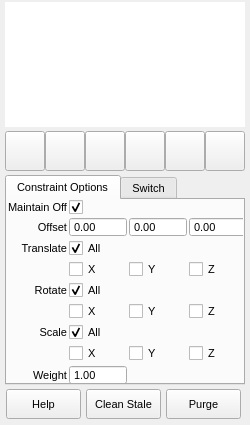
<?xml version="1.0" encoding="UTF-8"?>
<ui version="4.0">
 <class>ConManWindow</class>
 <widget class="QMainWindow" name="ConManWindow">
  <property name="geometry">
   <rect>
    <x>0</x>
    <y>0</y>
    <width>250</width>
    <height>425</height>
   </rect>
  </property>
  <property name="sizePolicy">
   <sizepolicy hsizetype="Fixed" vsizetype="Fixed">
    <horstretch>0</horstretch>
    <verstretch>0</verstretch>
   </sizepolicy>
  </property>
  <property name="minimumSize">
   <size>
    <width>250</width>
    <height>425</height>
   </size>
  </property>
  <property name="font">
   <font>
    <pointsize>8</pointsize>
   </font>
  </property>
  <property name="windowTitle">
   <string>Constraint Manager</string>
  </property>
  <property name="tabShape">
   <enum>QTabWidget::Rounded</enum>
  </property>
  <widget class="QWidget" name="centralwidget">
   <property name="sizePolicy">
    <sizepolicy hsizetype="Fixed" vsizetype="Fixed">
     <horstretch>0</horstretch>
     <verstretch>0</verstretch>
    </sizepolicy>
   </property>
   <property name="minimumSize">
    <size>
     <width>250</width>
     <height>425</height>
    </size>
   </property>
   <property name="maximumSize">
    <size>
     <width>250</width>
     <height>425</height>
    </size>
   </property>
   <widget class="QWidget" name="verticalLayoutWidget">
    <property name="geometry">
     <rect>
      <x>0</x>
      <y>0</y>
      <width>250</width>
      <height>425</height>
     </rect>
    </property>
    <layout class="QVBoxLayout" name="LayoutVert1">
     <property name="spacing">
      <number>2</number>
     </property>
     <property name="leftMargin">
      <number>5</number>
     </property>
     <property name="rightMargin">
      <number>5</number>
     </property>
     <item>
      <widget class="QListWidget" name="ObjList">
       <property name="sizePolicy">
        <sizepolicy hsizetype="Fixed" vsizetype="Fixed">
         <horstretch>0</horstretch>
         <verstretch>0</verstretch>
        </sizepolicy>
       </property>
       <property name="minimumSize">
        <size>
         <width>240</width>
         <height>125</height>
        </size>
       </property>
       <property name="maximumSize">
        <size>
         <width>240</width>
         <height>125</height>
        </size>
       </property>
       <property name="frameShape">
        <enum>QFrame::NoFrame</enum>
       </property>
       <property name="frameShadow">
        <enum>QFrame::Plain</enum>
       </property>
       <property name="+selectCommand" stdset="0">
        <string>&quot;print('selected')&quot;</string>
       </property>
      </widget>
     </item>
     <item>
      <layout class="QHBoxLayout" name="ButtonRow1">
       <property name="spacing">
        <number>0</number>
       </property>
       <item>
        <widget class="QPushButton" name="ButtonAdd">
         <property name="enabled">
          <bool>true</bool>
         </property>
         <property name="sizePolicy">
          <sizepolicy hsizetype="Expanding" vsizetype="Fixed">
           <horstretch>0</horstretch>
           <verstretch>0</verstretch>
          </sizepolicy>
         </property>
         <property name="minimumSize">
          <size>
           <width>40</width>
           <height>40</height>
          </size>
         </property>
         <property name="maximumSize">
          <size>
           <width>40</width>
           <height>40</height>
          </size>
         </property>
         <property name="text">
          <string/>
         </property>
         <property name="icon">
          <iconset>
           <normalon>../img/pickHandlesComp.png</normalon>
          </iconset>
         </property>
         <property name="iconSize">
          <size>
           <width>40</width>
           <height>40</height>
          </size>
         </property>
         <property name="flat">
          <bool>false</bool>
         </property>
         <property name="+command" stdset="0">
          <string>&quot;print('Pressed Add')&quot;</string>
         </property>
        </widget>
       </item>
       <item>
        <widget class="QPushButton" name="ButtonParent">
         <property name="sizePolicy">
          <sizepolicy hsizetype="Expanding" vsizetype="Fixed">
           <horstretch>0</horstretch>
           <verstretch>0</verstretch>
          </sizepolicy>
         </property>
         <property name="minimumSize">
          <size>
           <width>40</width>
           <height>40</height>
          </size>
         </property>
         <property name="maximumSize">
          <size>
           <width>40</width>
           <height>40</height>
          </size>
         </property>
         <property name="text">
          <string/>
         </property>
         <property name="icon">
          <iconset>
           <normalon>../img/parentConstraint.png</normalon>
          </iconset>
         </property>
         <property name="iconSize">
          <size>
           <width>40</width>
           <height>40</height>
          </size>
         </property>
         <property name="flat">
          <bool>false</bool>
         </property>
        </widget>
       </item>
       <item>
        <widget class="QPushButton" name="ButtonPoint">
         <property name="sizePolicy">
          <sizepolicy hsizetype="Expanding" vsizetype="Fixed">
           <horstretch>0</horstretch>
           <verstretch>0</verstretch>
          </sizepolicy>
         </property>
         <property name="minimumSize">
          <size>
           <width>40</width>
           <height>40</height>
          </size>
         </property>
         <property name="maximumSize">
          <size>
           <width>40</width>
           <height>40</height>
          </size>
         </property>
         <property name="text">
          <string/>
         </property>
         <property name="icon">
          <iconset>
           <normalon>../img/posConstraint.png</normalon>
          </iconset>
         </property>
         <property name="iconSize">
          <size>
           <width>40</width>
           <height>40</height>
          </size>
         </property>
         <property name="flat">
          <bool>false</bool>
         </property>
        </widget>
       </item>
       <item>
        <widget class="QPushButton" name="ButtonOrient">
         <property name="sizePolicy">
          <sizepolicy hsizetype="Expanding" vsizetype="Fixed">
           <horstretch>0</horstretch>
           <verstretch>0</verstretch>
          </sizepolicy>
         </property>
         <property name="minimumSize">
          <size>
           <width>40</width>
           <height>40</height>
          </size>
         </property>
         <property name="maximumSize">
          <size>
           <width>40</width>
           <height>40</height>
          </size>
         </property>
         <property name="text">
          <string/>
         </property>
         <property name="icon">
          <iconset>
           <normalon>../img/orientConstraint.png</normalon>
          </iconset>
         </property>
         <property name="iconSize">
          <size>
           <width>40</width>
           <height>40</height>
          </size>
         </property>
         <property name="flat">
          <bool>false</bool>
         </property>
        </widget>
       </item>
       <item>
        <widget class="QPushButton" name="ButtonScale">
         <property name="sizePolicy">
          <sizepolicy hsizetype="MinimumExpanding" vsizetype="Fixed">
           <horstretch>0</horstretch>
           <verstretch>0</verstretch>
          </sizepolicy>
         </property>
         <property name="minimumSize">
          <size>
           <width>40</width>
           <height>40</height>
          </size>
         </property>
         <property name="maximumSize">
          <size>
           <width>40</width>
           <height>40</height>
          </size>
         </property>
         <property name="text">
          <string/>
         </property>
         <property name="icon">
          <iconset>
           <normalon>../img/scaleConstraint.png</normalon>
          </iconset>
         </property>
         <property name="iconSize">
          <size>
           <width>40</width>
           <height>40</height>
          </size>
         </property>
         <property name="flat">
          <bool>false</bool>
         </property>
        </widget>
       </item>
       <item>
        <widget class="QPushButton" name="ButtonRemove">
         <property name="sizePolicy">
          <sizepolicy hsizetype="MinimumExpanding" vsizetype="Fixed">
           <horstretch>0</horstretch>
           <verstretch>0</verstretch>
          </sizepolicy>
         </property>
         <property name="minimumSize">
          <size>
           <width>40</width>
           <height>40</height>
          </size>
         </property>
         <property name="maximumSize">
          <size>
           <width>40</width>
           <height>40</height>
          </size>
         </property>
         <property name="text">
          <string/>
         </property>
         <property name="icon">
          <iconset>
           <normalon>../img/smallTrash.png</normalon>
          </iconset>
         </property>
         <property name="iconSize">
          <size>
           <width>40</width>
           <height>40</height>
          </size>
         </property>
         <property name="flat">
          <bool>false</bool>
         </property>
        </widget>
       </item>
      </layout>
     </item>
     <item>
      <widget class="QTabWidget" name="tabWidget">
       <property name="sizePolicy">
        <sizepolicy hsizetype="Fixed" vsizetype="Fixed">
         <horstretch>0</horstretch>
         <verstretch>0</verstretch>
        </sizepolicy>
       </property>
       <property name="minimumSize">
        <size>
         <width>240</width>
         <height>210</height>
        </size>
       </property>
       <property name="maximumSize">
        <size>
         <width>240</width>
         <height>210</height>
        </size>
       </property>
       <property name="font">
        <font>
         <pointsize>8</pointsize>
        </font>
       </property>
       <property name="tabPosition">
        <enum>QTabWidget::North</enum>
       </property>
       <property name="tabShape">
        <enum>QTabWidget::Rounded</enum>
       </property>
       <property name="currentIndex">
        <number>0</number>
       </property>
       <widget class="QWidget" name="ConstraintOptions">
        <attribute name="title">
         <string>Constraint Options</string>
        </attribute>
        <widget class="QWidget" name="gridLayoutWidget">
         <property name="geometry">
          <rect>
           <x>0</x>
           <y>0</y>
           <width>240</width>
           <height>185</height>
          </rect>
         </property>
         <layout class="QGridLayout" name="OptionsGrid">
          <property name="horizontalSpacing">
           <number>2</number>
          </property>
          <property name="verticalSpacing">
           <number>2</number>
          </property>
          <item row="1" column="0">
           <widget class="QLabel" name="LabelOffset">
            <property name="sizePolicy">
             <sizepolicy hsizetype="Expanding" vsizetype="Preferred">
              <horstretch>0</horstretch>
              <verstretch>0</verstretch>
             </sizepolicy>
            </property>
            <property name="font">
             <font>
              <pointsize>8</pointsize>
             </font>
            </property>
            <property name="text">
             <string>Offset</string>
            </property>
            <property name="alignment">
             <set>Qt::AlignRight|Qt::AlignTrailing|Qt::AlignVCenter</set>
            </property>
           </widget>
          </item>
          <item row="5" column="1">
           <widget class="QCheckBox" name="CheckRoX">
            <property name="sizePolicy">
             <sizepolicy hsizetype="Expanding" vsizetype="Preferred">
              <horstretch>0</horstretch>
              <verstretch>0</verstretch>
             </sizepolicy>
            </property>
            <property name="font">
             <font>
              <pointsize>8</pointsize>
             </font>
            </property>
            <property name="text">
             <string>X</string>
            </property>
           </widget>
          </item>
          <item row="0" column="1">
           <widget class="QCheckBox" name="CheckOffset">
            <property name="sizePolicy">
             <sizepolicy hsizetype="Expanding" vsizetype="Preferred">
              <horstretch>0</horstretch>
              <verstretch>0</verstretch>
             </sizepolicy>
            </property>
            <property name="text">
             <string/>
            </property>
            <property name="checked">
             <bool>true</bool>
            </property>
           </widget>
          </item>
          <item row="0" column="0">
           <widget class="QLabel" name="LabelMOffset">
            <property name="sizePolicy">
             <sizepolicy hsizetype="Expanding" vsizetype="Preferred">
              <horstretch>0</horstretch>
              <verstretch>0</verstretch>
             </sizepolicy>
            </property>
            <property name="font">
             <font>
              <pointsize>8</pointsize>
             </font>
            </property>
            <property name="text">
             <string>Maintain Off</string>
            </property>
            <property name="alignment">
             <set>Qt::AlignRight|Qt::AlignTrailing|Qt::AlignVCenter</set>
            </property>
           </widget>
          </item>
          <item row="2" column="1">
           <widget class="QCheckBox" name="CheckTrAll">
            <property name="sizePolicy">
             <sizepolicy hsizetype="Expanding" vsizetype="Preferred">
              <horstretch>0</horstretch>
              <verstretch>0</verstretch>
             </sizepolicy>
            </property>
            <property name="font">
             <font>
              <pointsize>8</pointsize>
             </font>
            </property>
            <property name="text">
             <string>All</string>
            </property>
            <property name="checked">
             <bool>true</bool>
            </property>
           </widget>
          </item>
          <item row="4" column="0">
           <widget class="QLabel" name="LabelRo">
            <property name="sizePolicy">
             <sizepolicy hsizetype="Expanding" vsizetype="Preferred">
              <horstretch>0</horstretch>
              <verstretch>0</verstretch>
             </sizepolicy>
            </property>
            <property name="font">
             <font>
              <pointsize>8</pointsize>
             </font>
            </property>
            <property name="text">
             <string>Rotate</string>
            </property>
            <property name="alignment">
             <set>Qt::AlignRight|Qt::AlignTrailing|Qt::AlignVCenter</set>
            </property>
           </widget>
          </item>
          <item row="4" column="1">
           <widget class="QCheckBox" name="CheckRoAll">
            <property name="sizePolicy">
             <sizepolicy hsizetype="Expanding" vsizetype="Preferred">
              <horstretch>0</horstretch>
              <verstretch>0</verstretch>
             </sizepolicy>
            </property>
            <property name="font">
             <font>
              <pointsize>8</pointsize>
             </font>
            </property>
            <property name="text">
             <string>All</string>
            </property>
            <property name="checked">
             <bool>true</bool>
            </property>
           </widget>
          </item>
          <item row="5" column="2">
           <widget class="QCheckBox" name="CheckRoY">
            <property name="sizePolicy">
             <sizepolicy hsizetype="Expanding" vsizetype="Preferred">
              <horstretch>0</horstretch>
              <verstretch>0</verstretch>
             </sizepolicy>
            </property>
            <property name="font">
             <font>
              <pointsize>8</pointsize>
             </font>
            </property>
            <property name="text">
             <string>Y</string>
            </property>
           </widget>
          </item>
          <item row="3" column="1">
           <widget class="QCheckBox" name="CheckTrX">
            <property name="sizePolicy">
             <sizepolicy hsizetype="Expanding" vsizetype="Preferred">
              <horstretch>0</horstretch>
              <verstretch>0</verstretch>
             </sizepolicy>
            </property>
            <property name="font">
             <font>
              <pointsize>8</pointsize>
             </font>
            </property>
            <property name="text">
             <string>X</string>
            </property>
           </widget>
          </item>
          <item row="3" column="2">
           <widget class="QCheckBox" name="CheckTrY">
            <property name="sizePolicy">
             <sizepolicy hsizetype="Expanding" vsizetype="Preferred">
              <horstretch>0</horstretch>
              <verstretch>0</verstretch>
             </sizepolicy>
            </property>
            <property name="font">
             <font>
              <pointsize>8</pointsize>
             </font>
            </property>
            <property name="text">
             <string>Y</string>
            </property>
           </widget>
          </item>
          <item row="2" column="0">
           <widget class="QLabel" name="LabelTr">
            <property name="sizePolicy">
             <sizepolicy hsizetype="Expanding" vsizetype="Preferred">
              <horstretch>0</horstretch>
              <verstretch>0</verstretch>
             </sizepolicy>
            </property>
            <property name="font">
             <font>
              <pointsize>8</pointsize>
             </font>
            </property>
            <property name="text">
             <string>Translate</string>
            </property>
            <property name="alignment">
             <set>Qt::AlignRight|Qt::AlignTrailing|Qt::AlignVCenter</set>
            </property>
           </widget>
          </item>
          <item row="3" column="3">
           <widget class="QCheckBox" name="CheckTrZ">
            <property name="sizePolicy">
             <sizepolicy hsizetype="Expanding" vsizetype="Preferred">
              <horstretch>0</horstretch>
              <verstretch>0</verstretch>
             </sizepolicy>
            </property>
            <property name="font">
             <font>
              <pointsize>8</pointsize>
             </font>
            </property>
            <property name="text">
             <string>Z</string>
            </property>
           </widget>
          </item>
          <item row="5" column="3">
           <widget class="QCheckBox" name="CheckRoZ">
            <property name="sizePolicy">
             <sizepolicy hsizetype="Expanding" vsizetype="Preferred">
              <horstretch>0</horstretch>
              <verstretch>0</verstretch>
             </sizepolicy>
            </property>
            <property name="font">
             <font>
              <pointsize>8</pointsize>
             </font>
            </property>
            <property name="text">
             <string>Z</string>
            </property>
           </widget>
          </item>
          <item row="6" column="0">
           <widget class="QLabel" name="LabelSc">
            <property name="sizePolicy">
             <sizepolicy hsizetype="Expanding" vsizetype="Preferred">
              <horstretch>0</horstretch>
              <verstretch>0</verstretch>
             </sizepolicy>
            </property>
            <property name="font">
             <font>
              <pointsize>8</pointsize>
             </font>
            </property>
            <property name="text">
             <string>Scale</string>
            </property>
            <property name="alignment">
             <set>Qt::AlignRight|Qt::AlignTrailing|Qt::AlignVCenter</set>
            </property>
           </widget>
          </item>
          <item row="6" column="1">
           <widget class="QCheckBox" name="CheckScAll">
            <property name="sizePolicy">
             <sizepolicy hsizetype="Expanding" vsizetype="Preferred">
              <horstretch>0</horstretch>
              <verstretch>0</verstretch>
             </sizepolicy>
            </property>
            <property name="font">
             <font>
              <pointsize>8</pointsize>
             </font>
            </property>
            <property name="text">
             <string>All</string>
            </property>
            <property name="checked">
             <bool>true</bool>
            </property>
           </widget>
          </item>
          <item row="7" column="1">
           <widget class="QCheckBox" name="CheckScX">
            <property name="sizePolicy">
             <sizepolicy hsizetype="Expanding" vsizetype="Preferred">
              <horstretch>0</horstretch>
              <verstretch>0</verstretch>
             </sizepolicy>
            </property>
            <property name="font">
             <font>
              <pointsize>8</pointsize>
             </font>
            </property>
            <property name="text">
             <string>X</string>
            </property>
           </widget>
          </item>
          <item row="7" column="2">
           <widget class="QCheckBox" name="CheckScY">
            <property name="sizePolicy">
             <sizepolicy hsizetype="Expanding" vsizetype="Preferred">
              <horstretch>0</horstretch>
              <verstretch>0</verstretch>
             </sizepolicy>
            </property>
            <property name="font">
             <font>
              <pointsize>8</pointsize>
             </font>
            </property>
            <property name="text">
             <string>Y</string>
            </property>
           </widget>
          </item>
          <item row="8" column="0">
           <widget class="QLabel" name="LabelWeight">
            <property name="sizePolicy">
             <sizepolicy hsizetype="Expanding" vsizetype="Preferred">
              <horstretch>0</horstretch>
              <verstretch>0</verstretch>
             </sizepolicy>
            </property>
            <property name="font">
             <font>
              <pointsize>8</pointsize>
             </font>
            </property>
            <property name="layoutDirection">
             <enum>Qt::LeftToRight</enum>
            </property>
            <property name="text">
             <string>Weight</string>
            </property>
            <property name="alignment">
             <set>Qt::AlignRight|Qt::AlignTrailing|Qt::AlignVCenter</set>
            </property>
           </widget>
          </item>
          <item row="7" column="3">
           <widget class="QCheckBox" name="CheckScZ">
            <property name="sizePolicy">
             <sizepolicy hsizetype="Expanding" vsizetype="Preferred">
              <horstretch>0</horstretch>
              <verstretch>0</verstretch>
             </sizepolicy>
            </property>
            <property name="font">
             <font>
              <pointsize>8</pointsize>
             </font>
            </property>
            <property name="text">
             <string>Z</string>
            </property>
           </widget>
          </item>
          <item row="8" column="1">
           <widget class="QDoubleSpinBox" name="SpinWeight">
            <property name="sizePolicy">
             <sizepolicy hsizetype="Expanding" vsizetype="Preferred">
              <horstretch>0</horstretch>
              <verstretch>0</verstretch>
             </sizepolicy>
            </property>
            <property name="buttonSymbols">
             <enum>QAbstractSpinBox::NoButtons</enum>
            </property>
            <property name="maximum">
             <double>1.000000000000000</double>
            </property>
            <property name="singleStep">
             <double>0.100000000000000</double>
            </property>
            <property name="value">
             <double>1.000000000000000</double>
            </property>
           </widget>
          </item>
          <item row="1" column="1">
           <widget class="QDoubleSpinBox" name="SpinOffsetX">
            <property name="sizePolicy">
             <sizepolicy hsizetype="Expanding" vsizetype="Preferred">
              <horstretch>0</horstretch>
              <verstretch>0</verstretch>
             </sizepolicy>
            </property>
            <property name="buttonSymbols">
             <enum>QAbstractSpinBox::NoButtons</enum>
            </property>
           </widget>
          </item>
          <item row="1" column="2">
           <widget class="QDoubleSpinBox" name="SpinOffsetY">
            <property name="sizePolicy">
             <sizepolicy hsizetype="Expanding" vsizetype="Preferred">
              <horstretch>0</horstretch>
              <verstretch>0</verstretch>
             </sizepolicy>
            </property>
            <property name="buttonSymbols">
             <enum>QAbstractSpinBox::NoButtons</enum>
            </property>
           </widget>
          </item>
          <item row="1" column="3">
           <widget class="QDoubleSpinBox" name="SpinOffsetZ">
            <property name="sizePolicy">
             <sizepolicy hsizetype="Expanding" vsizetype="Preferred">
              <horstretch>0</horstretch>
              <verstretch>0</verstretch>
             </sizepolicy>
            </property>
            <property name="buttonSymbols">
             <enum>QAbstractSpinBox::NoButtons</enum>
            </property>
           </widget>
          </item>
         </layout>
        </widget>
       </widget>
       <widget class="QWidget" name="Switch">
        <attribute name="title">
         <string>Switch</string>
        </attribute>
        <widget class="QWidget" name="verticalLayoutWidget_2">
         <property name="geometry">
          <rect>
           <x>0</x>
           <y>0</y>
           <width>235</width>
           <height>120</height>
          </rect>
         </property>
         <layout class="QVBoxLayout" name="SwitchCol">
          <property name="spacing">
           <number>4</number>
          </property>
          <property name="margin">
           <number>5</number>
          </property>
          <item>
           <widget class="QComboBox" name="MenuSwitchTarget">
            <property name="sizePolicy">
             <sizepolicy hsizetype="Expanding" vsizetype="Fixed">
              <horstretch>0</horstretch>
              <verstretch>0</verstretch>
             </sizepolicy>
            </property>
            <property name="sizeAdjustPolicy">
             <enum>QComboBox::AdjustToContents</enum>
            </property>
            <property name="frame">
             <bool>true</bool>
            </property>
           </widget>
          </item>
          <item>
           <layout class="QHBoxLayout" name="ButtonRow3">
            <property name="spacing">
             <number>4</number>
            </property>
            <item>
             <widget class="QPushButton" name="ButtonOff">
              <property name="sizePolicy">
               <sizepolicy hsizetype="Fixed" vsizetype="Fixed">
                <horstretch>0</horstretch>
                <verstretch>0</verstretch>
               </sizepolicy>
              </property>
              <property name="minimumSize">
               <size>
                <width>70</width>
                <height>30</height>
               </size>
              </property>
              <property name="maximumSize">
               <size>
                <width>70</width>
                <height>30</height>
               </size>
              </property>
              <property name="text">
               <string>OFF</string>
              </property>
             </widget>
            </item>
            <item>
             <widget class="QPushButton" name="ButtonAll">
              <property name="sizePolicy">
               <sizepolicy hsizetype="Fixed" vsizetype="Fixed">
                <horstretch>0</horstretch>
                <verstretch>0</verstretch>
               </sizepolicy>
              </property>
              <property name="minimumSize">
               <size>
                <width>70</width>
                <height>30</height>
               </size>
              </property>
              <property name="maximumSize">
               <size>
                <width>70</width>
                <height>30</height>
               </size>
              </property>
              <property name="text">
               <string>ALL</string>
              </property>
             </widget>
            </item>
            <item>
             <widget class="QPushButton" name="ButtonSwitch">
              <property name="sizePolicy">
               <sizepolicy hsizetype="Fixed" vsizetype="Fixed">
                <horstretch>0</horstretch>
                <verstretch>0</verstretch>
               </sizepolicy>
              </property>
              <property name="minimumSize">
               <size>
                <width>70</width>
                <height>30</height>
               </size>
              </property>
              <property name="maximumSize">
               <size>
                <width>70</width>
                <height>30</height>
               </size>
              </property>
              <property name="text">
               <string>Switch</string>
              </property>
             </widget>
            </item>
           </layout>
          </item>
          <item>
           <widget class="QCheckBox" name="CheckVisTrans">
            <property name="text">
             <string>Maintain Visual Transforms</string>
            </property>
            <property name="checked">
             <bool>true</bool>
            </property>
           </widget>
          </item>
          <item>
           <widget class="QCheckBox" name="CheckKey">
            <property name="text">
             <string>Key</string>
            </property>
            <property name="checked">
             <bool>true</bool>
            </property>
           </widget>
          </item>
         </layout>
        </widget>
       </widget>
      </widget>
     </item>
     <item>
      <layout class="QHBoxLayout" name="ButtonRow2">
       <property name="spacing">
        <number>4</number>
       </property>
       <item>
        <widget class="QPushButton" name="ButtonHelp">
         <property name="sizePolicy">
          <sizepolicy hsizetype="Minimum" vsizetype="Fixed">
           <horstretch>0</horstretch>
           <verstretch>0</verstretch>
          </sizepolicy>
         </property>
         <property name="maximumSize">
          <size>
           <width>75</width>
           <height>30</height>
          </size>
         </property>
         <property name="font">
          <font>
           <pointsize>8</pointsize>
          </font>
         </property>
         <property name="text">
          <string>Help</string>
         </property>
        </widget>
       </item>
       <item>
        <widget class="QPushButton" name="ButtonClean">
         <property name="maximumSize">
          <size>
           <width>75</width>
           <height>30</height>
          </size>
         </property>
         <property name="font">
          <font>
           <pointsize>8</pointsize>
          </font>
         </property>
         <property name="text">
          <string>Clean Stale</string>
         </property>
        </widget>
       </item>
       <item>
        <widget class="QPushButton" name="ButtonPurge">
         <property name="maximumSize">
          <size>
           <width>75</width>
           <height>30</height>
          </size>
         </property>
         <property name="font">
          <font>
           <pointsize>8</pointsize>
          </font>
         </property>
         <property name="text">
          <string>Purge</string>
         </property>
        </widget>
       </item>
      </layout>
     </item>
    </layout>
   </widget>
  </widget>
 </widget>
 <tabstops>
  <tabstop>ObjList</tabstop>
  <tabstop>ButtonAdd</tabstop>
  <tabstop>ButtonParent</tabstop>
  <tabstop>ButtonPoint</tabstop>
  <tabstop>ButtonOrient</tabstop>
  <tabstop>ButtonScale</tabstop>
  <tabstop>ButtonRemove</tabstop>
  <tabstop>tabWidget</tabstop>
  <tabstop>CheckOffset</tabstop>
  <tabstop>SpinOffsetX</tabstop>
  <tabstop>SpinOffsetY</tabstop>
  <tabstop>SpinOffsetZ</tabstop>
  <tabstop>CheckTrAll</tabstop>
  <tabstop>CheckTrX</tabstop>
  <tabstop>CheckTrY</tabstop>
  <tabstop>CheckTrZ</tabstop>
  <tabstop>CheckRoAll</tabstop>
  <tabstop>CheckRoX</tabstop>
  <tabstop>CheckRoY</tabstop>
  <tabstop>CheckRoZ</tabstop>
  <tabstop>CheckScAll</tabstop>
  <tabstop>CheckScX</tabstop>
  <tabstop>CheckScY</tabstop>
  <tabstop>CheckScZ</tabstop>
  <tabstop>SpinWeight</tabstop>
  <tabstop>MenuSwitchTarget</tabstop>
  <tabstop>ButtonOff</tabstop>
  <tabstop>ButtonAll</tabstop>
  <tabstop>ButtonSwitch</tabstop>
  <tabstop>CheckVisTrans</tabstop>
  <tabstop>CheckKey</tabstop>
  <tabstop>ButtonHelp</tabstop>
  <tabstop>ButtonClean</tabstop>
  <tabstop>ButtonPurge</tabstop>
 </tabstops>
 <resources>
  <include location="qt_resources.qrc"/>
 </resources>
 <connections/>
</ui>
